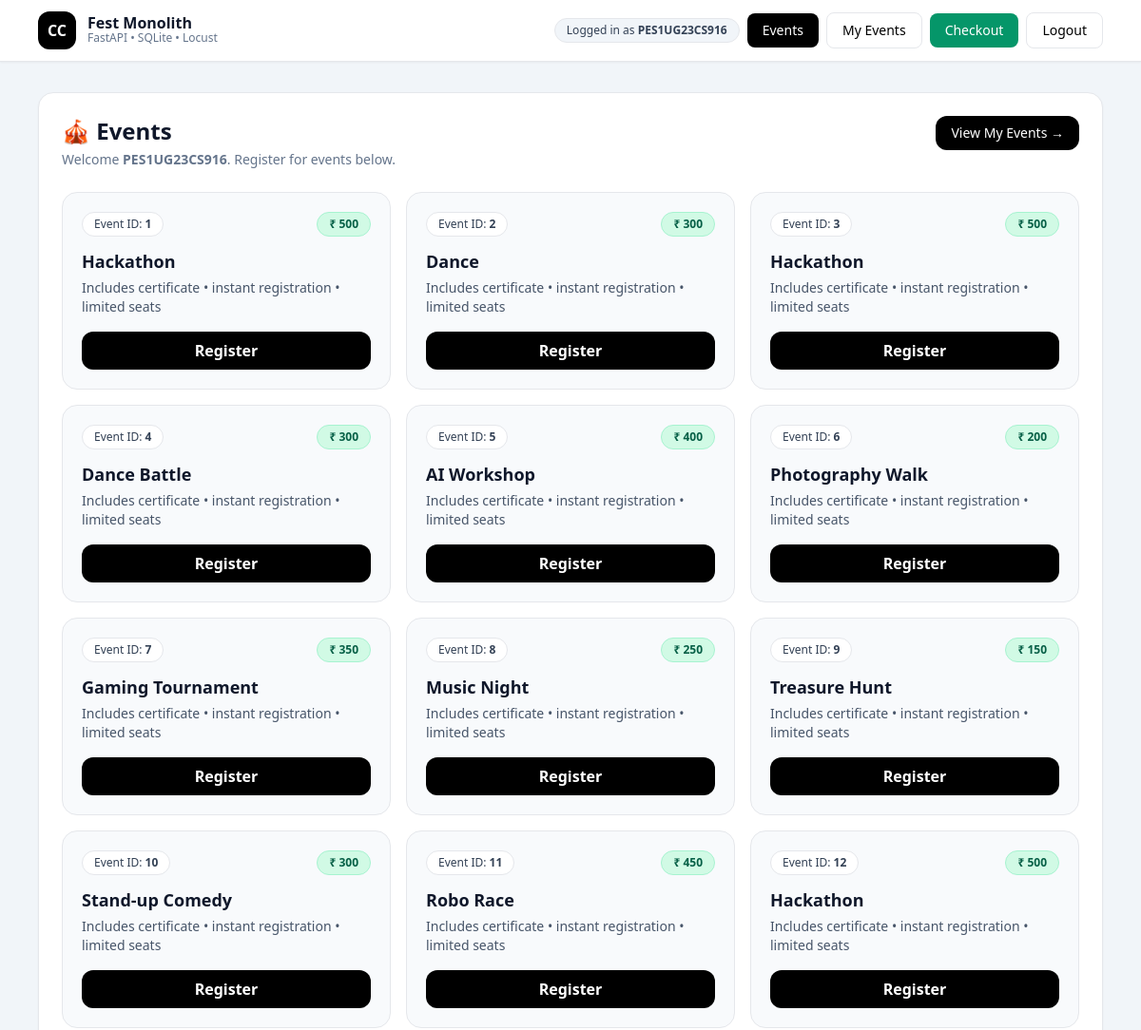
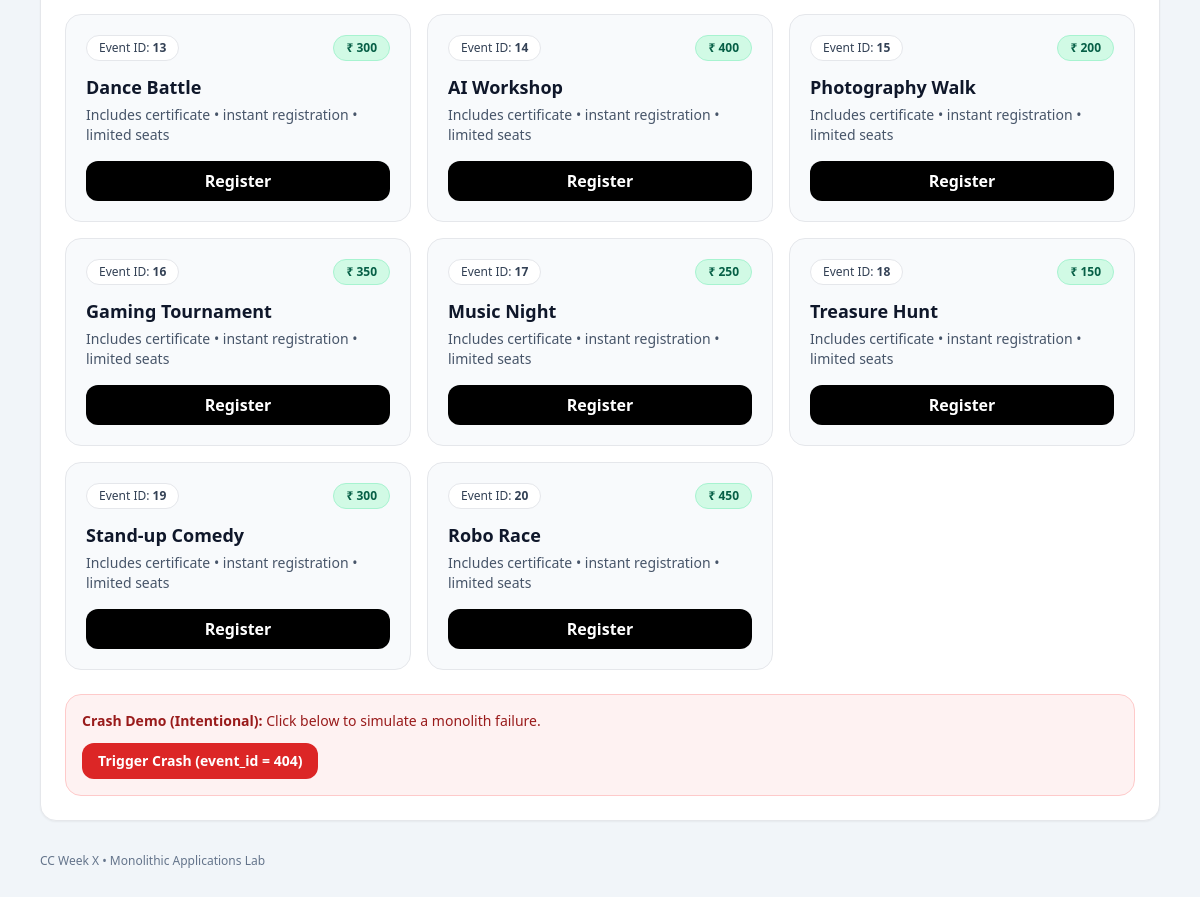
The app's page /events?user=PES1UG23CS916 with its own data (2 pictures, top to bottom).
### tables this page shows
CREATE TABLE events (
    id INTEGER PRIMARY KEY AUTOINCREMENT,
    name TEXT,
    fee INTEGER
);

### main.py (the view)
@app.get("/events", response_class=HTMLResponse)
def events(request: Request, user: str):
    db = get_db()
    rows = db.execute("SELECT * FROM events").fetchall()
    return templates.TemplateResponse(
        "events.html",
        {"request": request, "events": rows, "user": user}
    )

### templates/events.html
{% extends "base.html" %}
{% block content %}
<div class="bg-white rounded-2xl shadow-sm border p-6">
  <div class="flex items-start justify-between gap-4 flex-wrap">
    <div>
      <h1 class="text-2xl font-bold text-slate-900">🎪 Events</h1>
      <p class="text-sm text-slate-500 mt-1">
        Welcome <b>{{ user }}</b>. Register for events below.
      </p>
    </div>
    <div class="flex gap-2 flex-wrap">
      <a href="/my-events?user={{ user }}"
         class="px-4 py-2 rounded-xl bg-black text-white font-medium text-sm hover:opacity-90">
        View My Events →
      </a>
    </div>
  </div>
  <div class="mt-6 grid sm:grid-cols-2 lg:grid-cols-3 gap-4">
    {% for e in events %}
      <div class="rounded-2xl border bg-slate-50 p-5 hover:bg-white hover:shadow-sm transition">
        <div class="flex items-center justify-between">
          <span class="text-xs px-3 py-1 rounded-full bg-white border text-slate-700">
            Event ID: <b>{{ e[0] }}</b>
          </span>
          <span class="text-xs px-3 py-1 rounded-full bg-emerald-100 border border-emerald-200 text-emerald-800 font-semibold">
            ₹ {{ e[2] }}
          </span>
        </div>
        <h2 class="mt-3 text-lg font-bold text-slate-900">{{ e[1] }}</h2>
        <p class="text-sm text-slate-600 mt-1">
          Includes certificate • instant registration • limited seats
        </p>
        <a href="/register_event/{{ e[0] }}?user={{ user }}"
           class="mt-4 block text-center px-4 py-2 rounded-xl bg-black text-white font-semibold hover:opacity-90">
          Register
        </a>
      </div>
    {% endfor %}
  </div>
  <div class="mt-6 p-4 rounded-2xl bg-red-50 border border-red-200 text-red-800 text-sm">
    <b>Crash Demo (Intentional):</b> Click below to simulate a monolith failure.
    <div class="mt-3">
      <a href="/register_event/404?user={{ user }}"
         class="inline-flex px-4 py-2 rounded-xl bg-red-600 text-white font-semibold hover:bg-red-700">
        Trigger Crash (event_id = 404)
      </a>
    </div>
  </div>
</div>
{% endblock %}

### templates/base.html (shortened to what this page needs)
<!DOCTYPE html>
<html lang="en">
<head>
  <script src="https://cdn.tailwindcss.com"></script>
</head>
<body class="bg-slate-100">
  <nav class="bg-white shadow-sm border-b">
    <div class="max-w-6xl mx-auto px-4 py-3 flex items-center justify-between">
      <div class="flex items-center gap-3">
        <div class="h-10 w-10 rounded-xl bg-black text-white grid place-items-center font-bold">CC</div>
        <div>
          <p class="font-semibold text-slate-900 leading-none">Fest Monolith</p>
          <p class="text-xs text-slate-500">FastAPI • SQLite • Locust</p>
        </div>
      </div>
      <div class="flex items-center gap-2 flex-wrap">
        {% if user %}
          <span class="text-xs px-3 py-1 rounded-full bg-slate-100 border text-slate-700">
            Logged in as <b>{{ user }}</b>
          </span>
          <a href="/events?user={{ user }}" class="px-4 py-2 rounded-lg bg-black text-white text-sm font-medium hover:opacity-90">
            Events
          </a>
          <a href="/my-events?user={{ user }}" class="px-4 py-2 rounded-lg bg-white border text-sm font-medium hover:bg-slate-50">
            My Events
          </a>
          <a href="/checkout" class="px-4 py-2 rounded-lg bg-emerald-600 text-white text-sm font-medium hover:bg-emerald-700">
            Checkout
          </a>
          <a href="/login" class="px-4 py-2 rounded-lg bg-white border text-sm font-medium hover:bg-slate-50">
            Logout
          </a>
        {% endif %}
      </div>
    </div>
  </nav>
  <main class="max-w-6xl mx-auto px-4 py-8">
    {% block content %}{% endblock %}
  </main>
  <footer class="max-w-6xl mx-auto px-4 pb-10 text-xs text-slate-500">
    CC Week X • Monolithic Applications Lab
  </footer>
</body>
</html>

### records on screen
events: id "1", fee "500", name "Hackathon"
events: id "2", fee "300", name "Dance"
events: id "3", fee "500", name "Hackathon"
events: id "4", fee "300", name "Dance Battle"
events: id "5", fee "400", name "AI Workshop"
events: id "6", fee "200", name "Photography Walk"
events: id "7", fee "350", name "Gaming Tournament"
events: id "8", fee "250", name "Music Night"
events: id "9", fee "150", name "Treasure Hunt"
events: id "10", fee "300", name "Stand-up Comedy"
events: id "11", fee "450", name "Robo Race"
events: id "12", fee "500", name "Hackathon"
events: id "13", fee "300", name "Dance Battle"
events: id "14", fee "400", name "AI Workshop"
events: id "15", fee "200", name "Photography Walk"
events: id "16", fee "350", name "Gaming Tournament"
events: id "17", fee "250", name "Music Night"
events: id "18", fee "150", name "Treasure Hunt"
events: id "19", fee "300", name "Stand-up Comedy"
events: id "20", fee "450", name "Robo Race"

### other values on screen
{{ user }} "PES1UG23CS916"
